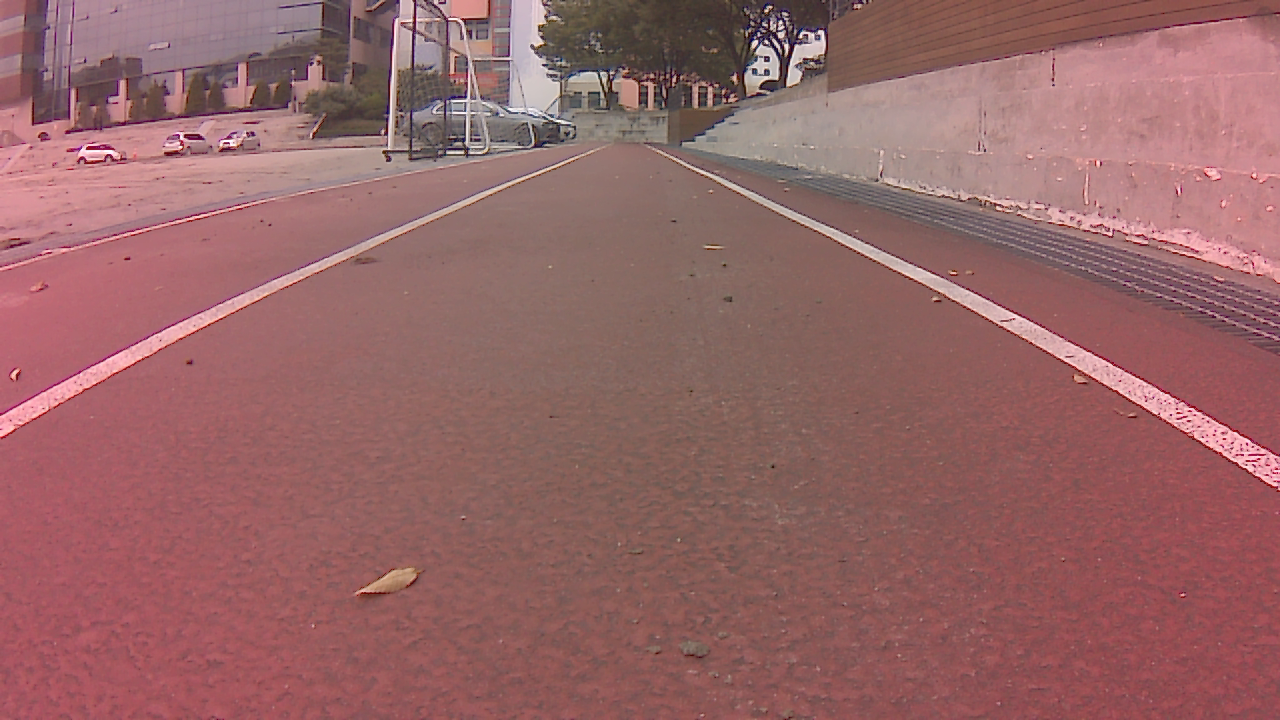
#> input picture 16cap/16_14-55-41.png, 1280 x 720 px; its folder holds only this picture in this run
$ python binarization_utils.py   (older library calls are emulated)
#> lines starting #> are read from the running program, lines starting #| are printed output that depends on the picture; after the words box and inside, x2 and y2 are one past the last pixel; in counts of white or black regions, pixels touching at a corner belong together


# 이 코드를 활용해서 하수구 색을 검출하고 아예 다른색으로 지워버릴 수는 없을까 ?


import cv2
import numpy as np
import glob
import matplotlib.pyplot as plt


# selected threshold to highlight yellow lines 노란색 선을 강조 표시하기 위해 선택된 임계값 (노란색의 범위)
yellow_HSV_th_min = np.array([0, 70, 70])
yellow_HSV_th_max = np.array([50, 255, 255])


# [17 lines left out: function thresh_frame_in_HSV, not called in this run]


def thresh_frame_sobel(frame, kernel_size): # 엣지검출 / 커널 사이즈는 매트릭스의 크기
    """
    Apply Sobel edge detection to an input frame, then threshold the result
    입력 프레임에 Sobel 에지 검출 적용, 결과 임계값 지정
    """
    gray = cv2.cvtColor(frame, cv2.COLOR_BGR2GRAY)

    # cv2.Sobel(src, ddepth, dx, dy, dst=None, ksize=None, scale=None, delta=None, borderType=None) -> dst
    #
    # • src: 입력 영상
    # • ddepth: 출력 영상 데이터 타입. -1이면 입력 영상과 같은 데이터 타입을 사용.
    # • dx: x 방향 미분 차수. 1차미분할지 2차미분 할지 결정
    # • dy: y 방향 미분 차수.
    # • dst: 출력 영상(행렬)
    # • ksize: 커널 크기. 기본값은 3.
    # • scale 연산 결과에 추가적으로 곱할 값. 기본값은 1.
    # • delta: 연산 결과에 추가적으로 더할 값. 기본값은 0.
    # • borderType: 가장자리 픽셀 확장 방식. 기본값은 cv2.BORDER_DEFAULT.

    # 엣지검출
    sobel_x = cv2.Sobel(gray, cv2.CV_64F, 1, 0, ksize=kernel_size)
    sobel_y = cv2.Sobel(gray, cv2.CV_64F, 0, 1, ksize=kernel_size)

    sobel_mag = np.sqrt(sobel_x ** 2 + sobel_y ** 2) # sqrt는 제곱근
    sobel_mag = np.uint8(sobel_mag / np.max(sobel_mag) * 255) # 1바이트 만큼 정수표현이 가능 (2^8)

    _, sobel_mag = cv2.threshold(sobel_mag, 50, 1, cv2.THRESH_BINARY) # 이진화
    # threshold(img 이미지 , threshold_value 픽셀 문턱값 , value 픽셀 문턱값보다 클때 적용되는 최대값 , flag 문턱값 적용 방법 또는 스타일)

    return sobel_mag.astype(bool) # 데이터프레임의 타입 바꿔서 리턴


def get_binary_from_equalized_grayscale(frame): # 그레이스케일로 변환
    """
    Apply histogram equalization to an input frame, threshold it and return the (binary) result.
    """


    gray = cv2.cvtColor(frame, cv2.COLOR_BGR2GRAY) # 변환

    eq_global = cv2.equalizeHist(gray) # 그레이스케일 이미지의 히스토그램화

    # 픽셀값(명도)이 250을 넘으면 255로 설정
    # _, th = cv2.threshold(eq_global, thresh=250, maxval=255, type=cv2.THRESH_BINARY)

    gray = cv2.medianBlur(gray, 15)
    th = cv2.adaptiveThreshold(gray, 230, cv2.ADAPTIVE_THRESH_GAUSSIAN_C, cv2.THRESH_BINARY_INV, 27, 7)

    return th


def binarize(img, verbose=False): # 이진화
    """
    Convert an input frame to a binary image which highlight as most as possible the lane-lines.
    입력 프레임을 차선 선을 최대한 강조하는 이진 이미지로 변환합니다.

    :param img: input color frame 입력 색상 프레임
    :param verbose: if True, show intermediate results 참이면 중간 결과 표시
    :return: binarized frame 이진화된 프레임
    """
    h, w = img.shape[:2]  # 1280 * 720
    # print("h : ",h)
    # print("w : ",w)

    binary = np.zeros(shape=(h, w), dtype=np.uint8)
    # np.zeros()는 주어진 shape나 type에 맞춰 0으로 채워진 array 반환

    # highlight yellow lines by threshold in HSV color space 옐로우 마스크
    # HSV_yellow_mask = thresh_frame_in_HSV(img, yellow_HSV_th_min, yellow_HSV_th_max, verbose=False)
    # binary = np.logical_or(binary, HSV_yellow_mask)

    # highlight white lines by thresholding the equalized frame 화이트 마스크
    eq_white_mask = get_binary_from_equalized_grayscale(img)
    binary = np.logical_or(binary, eq_white_mask) # 둘중 하나가 true면 true

    # get Sobel binary mask (thresholded gradients) 엣지검출
    sobel_mask = thresh_frame_sobel(img, kernel_size=9)
    binary = np.logical_or(binary, sobel_mask)

    # apply a light morphology to "fill the gaps" in the binary image
    # 이진 이미지의 "공백을 채우기 위해" 가벼운 형태를 적용하다.
    kernel = np.ones((5, 5), np.uint8)
    closing = cv2.morphologyEx(binary.astype(np.uint8), cv2.MORPH_CLOSE, kernel)

    if verbose:
        f, ax = plt.subplots(2, 3)
        f.set_facecolor('white')
        ax[0, 0].imshow(cv2.cvtColor(img, cv2.COLOR_BGR2RGB))
        ax[0, 0].set_title('input_frame')
        ax[0, 0].set_axis_off()
        ax[0, 0].set_facecolor('red')
        ax[0, 1].imshow(eq_white_mask, cmap='gray')
        ax[0, 1].set_title('white mask')
        ax[0, 1].set_axis_off()

        # ax[0, 2].imshow(HSV_yellow_mask, cmap='gray')
        # ax[0, 2].set_title('yellow mask')
        # ax[0, 2].set_axis_off()

        ax[1, 0].imshow(sobel_mask, cmap='gray')
        ax[1, 0].set_title('sobel mask')
        ax[1, 0].set_axis_off()

        ax[1, 1].imshow(binary, cmap='gray')
        ax[1, 1].set_title('before closure')
        ax[1, 1].set_axis_off()

        ax[1, 2].imshow(closing, cmap='gray')
        ax[1, 2].set_title('after closure')
        ax[1, 2].set_axis_off()
        plt.show()

    return closing


if __name__ == '__main__':

    test_images = glob.glob('16cap/*.png')
    for test_image in test_images:
        img = cv2.imread(test_image)
#> img is the input picture: shape (720, 1280, 3); mean B, G, R 102.5, 101.9, 150.1
        binarize(img=img, verbose=True)
#> in get_binary_from_equalized_grayscale, `eq_global = cv2.equalizeHist(gray)`:
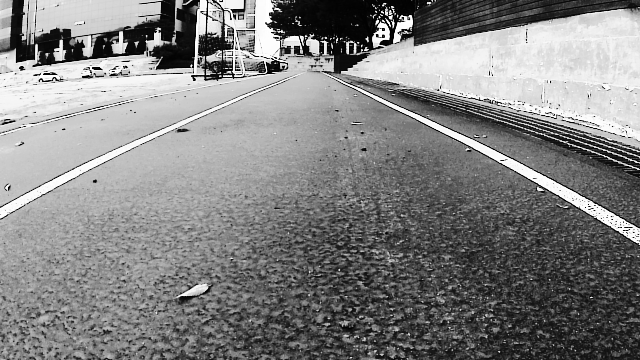
#> eq_global: shape (720, 1280) (shown at 1/2 size); min 0, max 255, mean 130
#> in get_binary_from_equalized_grayscale, `th = cv2.adaptiveThreshold(gray, 230, cv2.ADAPTIVE_THRESH_GAUSSIAN_C, ..`:
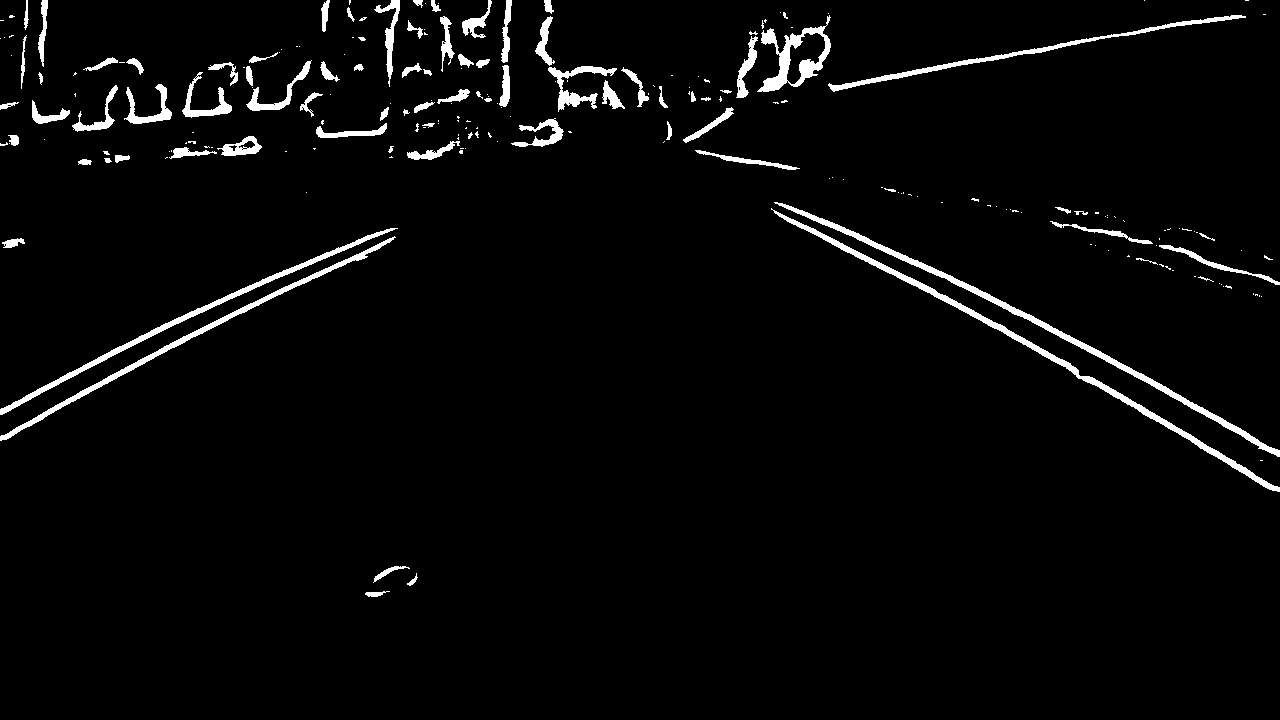
#> th: shape (720, 1280); values 0 (black) and 230 (white), 3.2% white; 223 white regions (141 under 20 px), largest, box (x1, y1, x2, y2) and area: (771, 208, 1280, 492) 3323, (774, 202, 1280, 457) 3225, (0, 236, 396, 441) 2304
#> in thresh_frame_sobel, `sobel_y = cv2.Sobel(gray, cv2.CV_64F, 0, 1, ksize=kernel_size)`:
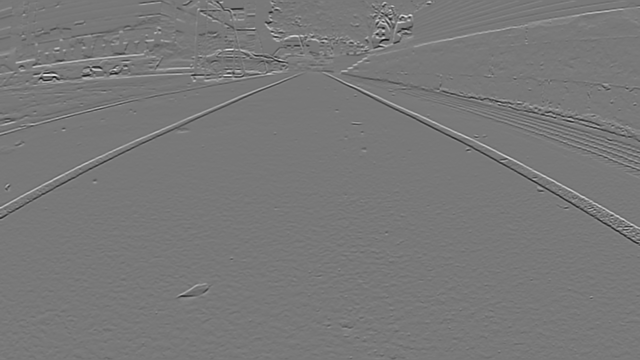
#> sobel_y: shape (720, 1280) float64 (shown at 1/2 size); min -1518945, max 1685966, mean -263.4; drawn with min black and max white
#> in binarize, `plt.show()`:
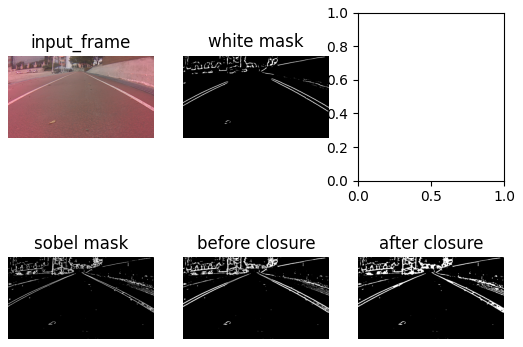
#> figure drawn by matplotlib, 5 panels

        # img_binarized = binarize(img=img, verbose=True)

        # cv2.imwrite('img/16_14-58-21_binarized.png', img_binarized)

$ run again, on 16cap/16_15-02-24.png
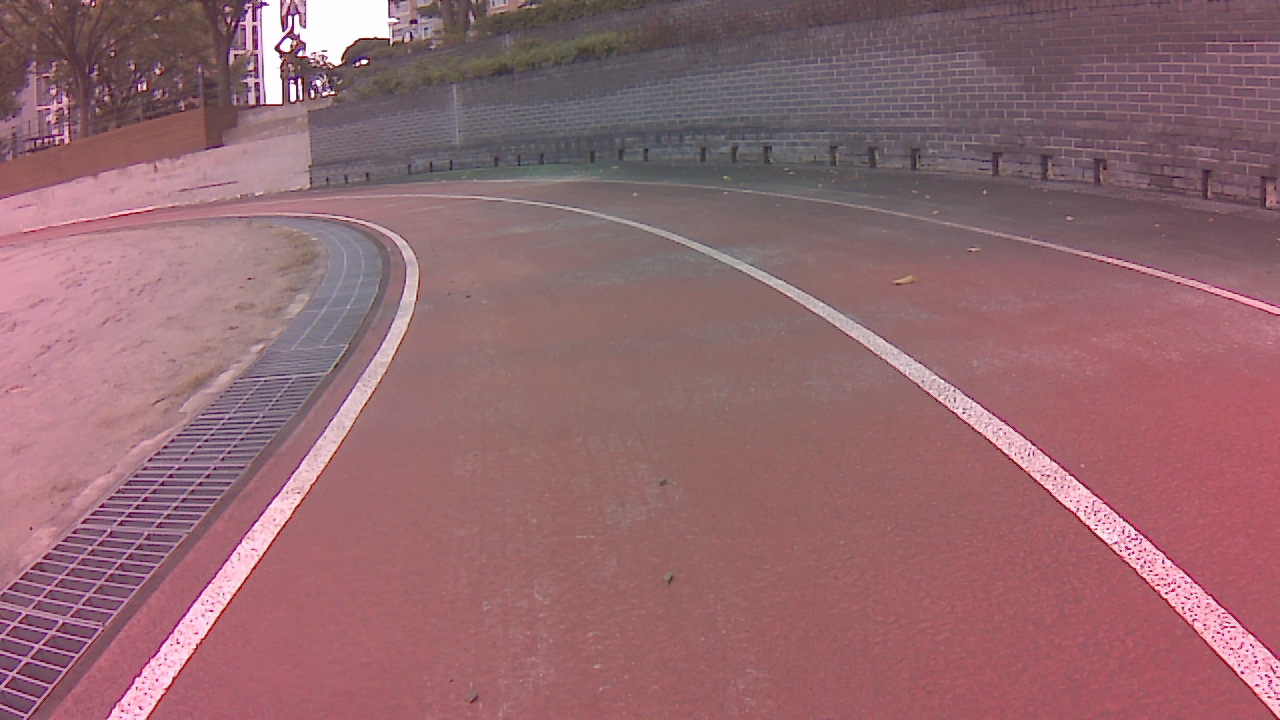
#> input picture 16cap/16_15-02-24.png, 1280 x 720 px
#> img is the input picture: shape (720, 1280, 3); mean B, G, R 111.5, 104.5, 147.3
#> in get_binary_from_equalized_grayscale, `th = cv2.adaptiveThreshold(gray, 230, cv2.ADAPTIVE_THRESH_GAUSSIAN_C, ..`:
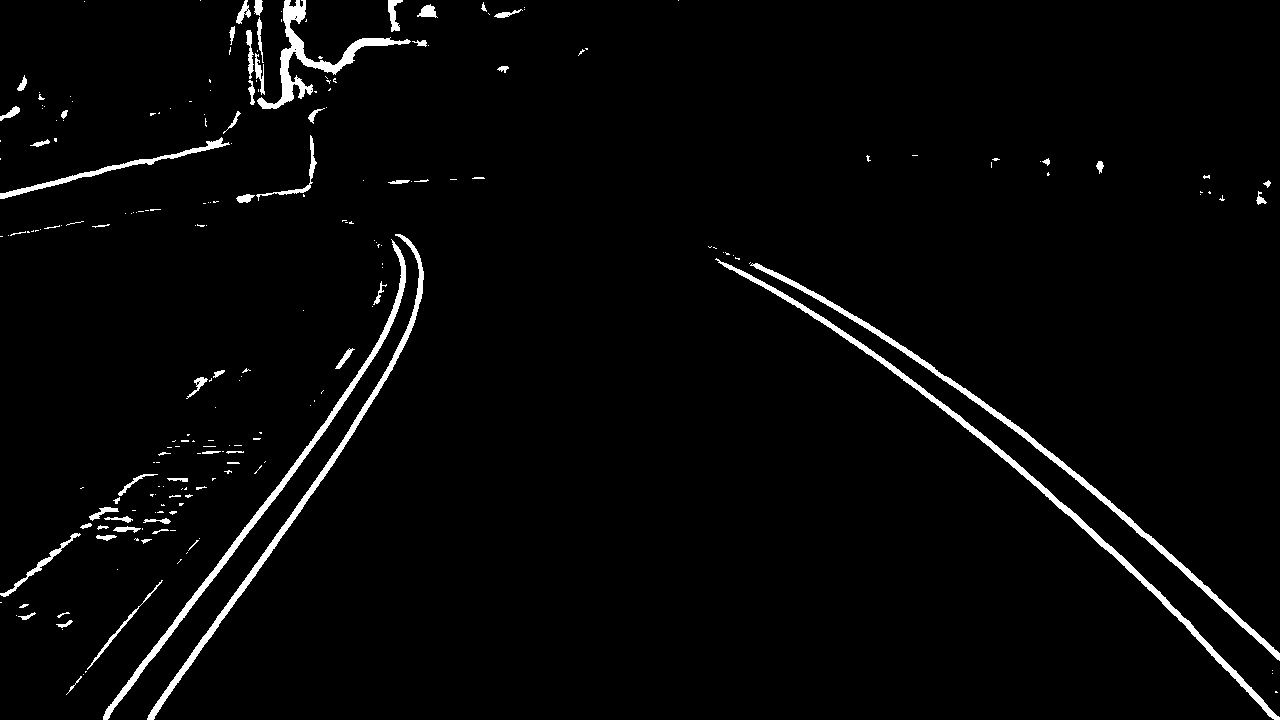
#> th: shape (720, 1280); values 0 (black) and 230 (white), 2.6% white; 223 white regions (154 under 20 px), largest, box (x1, y1, x2, y2) and area: (715, 258, 1280, 720) 4153, (750, 263, 1280, 661) 3715, (103, 239, 406, 720) 3377
#> in binarize, `closing = cv2.morphologyEx(binary.astype(np.uint8), cv2.MORPH_CLOSE, k..`:
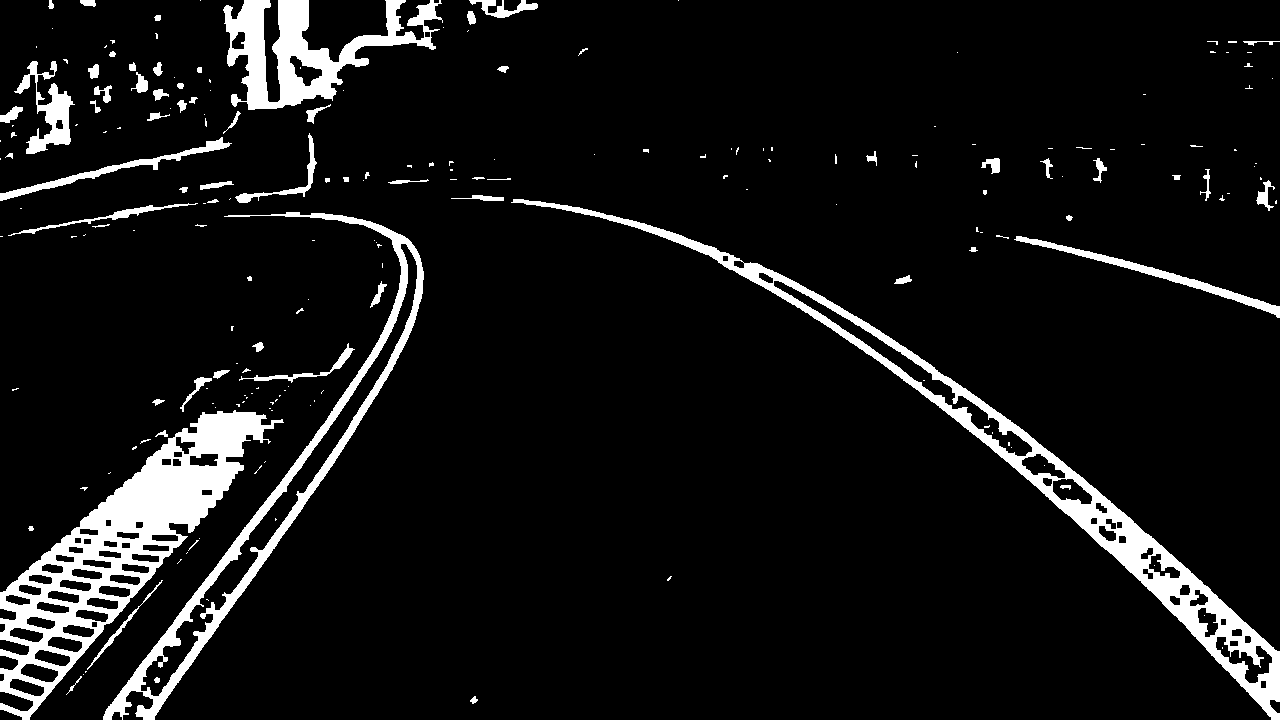
#> closing: shape (720, 1280); values 0 (black) and 1 (white), 7.9% white; 206 white regions (135 under 20 px), largest, box (x1, y1, x2, y2) and area: (0, 410, 284, 720) 21458, (511, 199, 1280, 720) 17876, (103, 212, 424, 720) 11001
